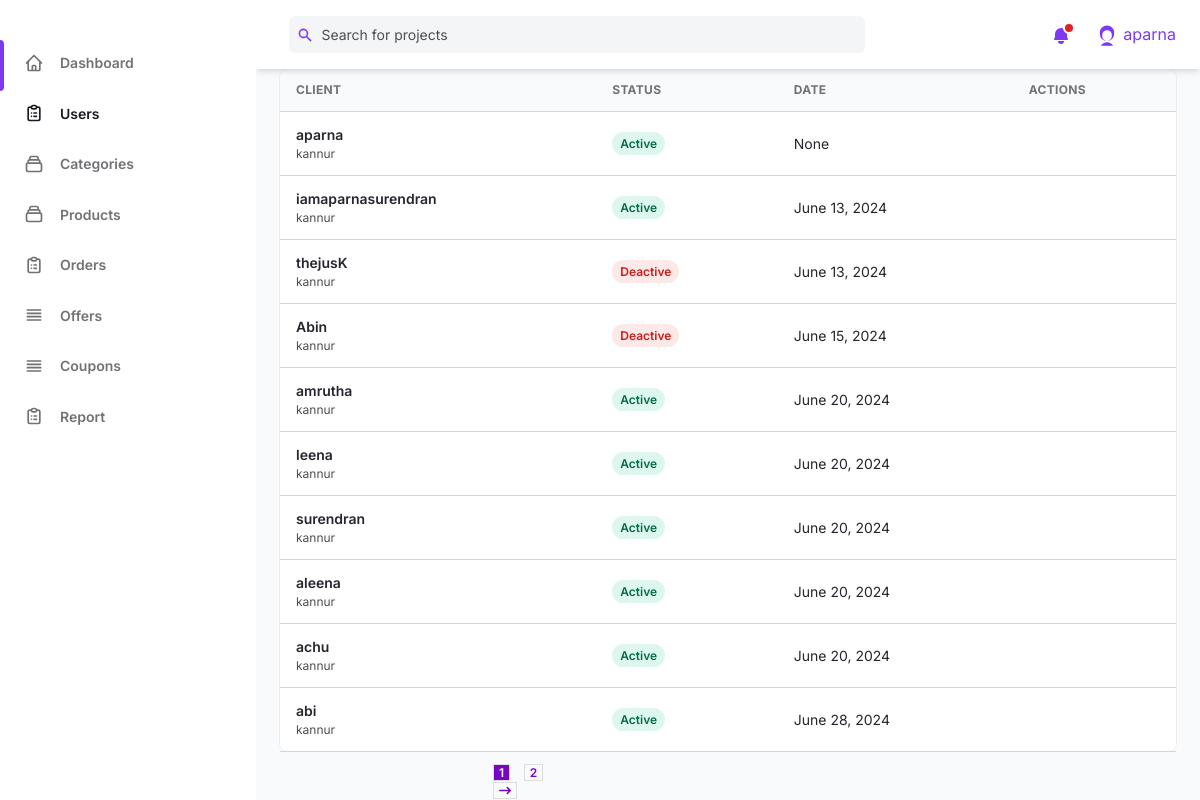
Screenshot of /admin_users/ (signed in) with the database file from the repository.
### user_accounts/models.py (models this page shows, shortened)
class CustomUser(AbstractUser):
    phone = models.CharField(max_length=12, unique=True, null=False)
    email = models.EmailField(unique=True)
    address = models.TextField(default=False)
    date_joined = models.DateField(default=timezone.now, null=True, blank=True)
    email_verified = models.BooleanField(default=False)
    USERNAME_FIELD = 'username'
    REQUIRED_FIELDS = []
    objects = UserManager()

### admin_user_management/views.py (the view)
# urls.py: path('admin_users/', views.admin_users, name='admin_view_users'),
@never_cache
@login_required(login_url='/admin_login/')
@user_passes_test(is_user_superuser)
def admin_users(request):
    customers=CustomUser.objects.all()
    paginator = Paginator(customers,10)
    page_number=request.GET.get('page')
    page_obj=paginator.get_page(page_number)
    admin_user = request.session.get('admin_user', None)
    context={
        'page_obj':page_obj,
        'admin':admin_user
    }
    return render(request,'Admin side/admin_view_users.html',context)

### admin_user_management/views.py (called while the page is built)
def is_user_superuser(user):
    return user.is_superuser

### templates/Admin side/admin_view_users.html (shortened to what this page needs)
{%load static%}
<!DOCTYPE html>
<html :class="{ 'theme-dark': dark }" x-data="data()" lang="en">
<head>
  <link rel="stylesheet" href="{%static 'css/tailwind.output.css'%}" />
  <link rel="stylesheet" href="https://cdnjs.cloudflare.com/ajax/libs/Chart.js/2.9.3/Chart.min.css" />
  <link rel="stylesheet" href="https://cdnjs.cloudflare.com/ajax/libs/font-awesome/6.0.0-beta3/css/all.min.css">
</head>
<body>
  <div class="flex h-screen bg-gray-50 dark:bg-gray-900">
    <aside class="z-20 hidden w-64 overflow-y-auto bg-white dark:bg-gray-800 md:block flex-shrink-0">
      <div class="py-4 text-gray-500 dark:text-gray-400">
        <ul class="mt-6">
          <li class="relative px-6 py-3">
            <span class="absolute inset-y-0 left-0 w-1 bg-purple-600 rounded-tr-lg rounded-br-lg"
              aria-hidden="true"></span>
            <a class="inline-flex items-center w-full text-sm font-semibold transition-colors duration-150 hover:text-gray-800 dark:hover:text-gray-200"
              href="{%url 'admin_dashboard'%}">
              <span class="ml-4">Dashboard</span>
            </a>
          </li>
        </ul>
        <ul>
          <li class="relative px-6 py-3">
            <a class="inline-flex items-center w-full text-sm font-semibold text-gray-800 transition-colors duration-150 hover:text-gray-800 dark:hover:text-gray-200 dark:text-gray-100"
              href="{%url 'admin_view_users'%}">
              <span class="ml-4">Users</span>
            </a>
          </li>
          <li class="relative px-6 py-3">
            <a class="inline-flex items-center w-full text-sm font-semibold transition-colors duration-150 hover:text-gray-800 dark:hover:text-gray-200"
              href="{%url 'admin_categories'%}">
              <span class="ml-4">Categories</span>
            </a>
          </li>
          <li class="relative px-6 py-3">
            <a class="inline-flex items-center w-full text-sm font-semibold transition-colors duration-150 hover:text-gray-800 dark:hover:text-gray-200"
              href="{%url 'admin_products'%}">
              <span class="ml-4">Products</span>
            </a>
          </li>
          <li class="relative px-6 py-3">
            <a class="inline-flex items-center w-full text-sm font-semibold transition-colors duration-150 hover:text-gray-800 dark:hover:text-gray-200"
              href="{%url 'admin_orders'%}">
              <span class="ml-4">Orders</span>
            </a>
          </li>
          <li class="relative px-6 py-3">
            <a class="inline-flex items-center w-full text-sm font-semibold transition-colors duration-150 hover:text-gray-800 dark:hover:text-gray-200"
                href="{%url 'admin_offers'%}">
                <svg class="w-5 h-5" aria-hidden="true" fill="none" stroke-linecap="round"
                    stroke-linejoin="round" stroke-width="2" viewBox="0 0 24 24" stroke="currentColor">
                    <path d="M4 6h16M4 10h16M4 14h16M4 18h16"></path>
                </svg>
                <span class="ml-4">Offers</span>
            </a>
          </li>
          <li class="relative px-6 py-3">
            <a class="inline-flex items-center w-full text-sm font-semibold transition-colors duration-150 hover:text-gray-800 dark:hover:text-gray-200"
              href="{%url 'admin_coupons'%}">
              <svg class="w-5 h-5" aria-hidden="true" fill="none" stroke-linecap="round" stroke-linejoin="round"
                stroke-width="2" viewBox="0 0 24 24" stroke="currentColor">
                <path d="M4 6h16M4 10h16M4 14h16M4 18h16"></path>
              </svg>
              <span class="ml-4">Coupons</span>
            </a>
          </li>
          <li class="relative px-6 py-3">
            <a class="inline-flex items-center w-full text-sm font-semibold transition-colors duration-150 hover:text-gray-800 dark:hover:text-gray-200"
              href="{%url 'report'%}">
              <span class="ml-4">Report</span>
            </a>
          </li>
      </div>
    </aside>
    <div class="flex flex-col flex-1 w-full">
      <header class="z-10 py-4 bg-white shadow-md dark:bg-gray-800">
        <div
          class="container flex items-center justify-between h-full px-6 mx-auto text-purple-600 dark:text-purple-300">
          <div class="flex justify-center flex-1 lg:mr-32">
            <div class="relative w-full max-w-xl mr-6 focus-within:text-purple-500">
              <div class="absolute inset-y-0 flex items-center pl-2">
                <svg class="w-4 h-4" aria-hidden="true" fill="currentColor" viewBox="0 0 20 20">
                  <path fill-rule="evenodd"
                    d="M8 4a4 4 0 100 8 4 4 0 000-8zM2 8a6 6 0 1110.89 3.476l4.817 4.817a1 1 0 01-1.414 1.414l-4.816-4.816A6 6 0 012 8z"
                    clip-rule="evenodd"></path>
                </svg>
              </div>
              <input
                class="w-full pl-8 pr-2 text-sm text-gray-700 placeholder-gray-600 bg-gray-100 border-0 rounded-md dark:placeholder-gray-500 dark:focus:shadow-outline-gray dark:focus:placeholder-gray-600 dark:bg-gray-700 dark:text-gray-200 focus:placeholder-gray-500 focus:bg-white focus:border-purple-300 focus:outline-none focus:shadow-outline-purple form-input"
                type="text" placeholder="Search for projects" aria-label="Search" />
            </div>
          </div>
          <ul class="flex items-center flex-shrink-0 space-x-6">
            <li class="relative">
              <button class="relative align-middle rounded-md focus:outline-none focus:shadow-outline-purple"
                @click="toggleNotificationsMenu" @keydown.escape="closeNotificationsMenu" aria-label="Notifications"
                aria-haspopup="true">
                <svg class="w-5 h-5" aria-hidden="true" fill="currentColor" viewBox="0 0 20 20">
                  <path
                    d="M10 2a6 6 0 00-6 6v3.586l-.707.707A1 1 0 004 14h12a1 1 0 00.707-1.707L16 11.586V8a6 6 0 00-6-6zM10 18a3 3 0 01-3-3h6a3 3 0 01-3 3z">
                  </path>
                </svg>
                <span aria-hidden="true"
                  class="absolute top-0 right-0 inline-block w-3 h-3 transform translate-x-1 -translate-y-1 bg-red-600 border-2 border-white rounded-full dark:border-gray-800"></span>
              </button>
            </li>
            <li class="relative">
              <button class="align-middle rounded-full focus:shadow-outline-purple focus:outline-none"
                @click="toggleProfileMenu" @keydown.escape="closeProfileMenu" aria-label="Account" aria-haspopup="true">
                <svg class="w-6 h-6 text-purple-600 dark:text-purple-300" fill="currentColor" viewBox="0 0 20 20"
                  xmlns="http://www.w3.org/2000/svg">
                  <path fill-rule="evenodd"
                    d="M10 2a6 6 0 00-6 6v1a6 6 0 1012 0V8a6 6 0 00-6-6zm-4 8a4 4 0 118 0v1a4 4 0 11-8 0V10zm4 6a6 6 0 00-5.14 3h10.28A6 6 0 0010 16z"
                    clip-rule="evenodd"></path>
                </svg>
              </button>
              <span>{{admin}}</span>
            </li>
          </ul>
        </div>
      </header>
      <main class="h-full overflow-y-auto">
        <div class="container px-6 mx-auto grid ">
          <div class="w-full overflow-hidden rounded-lg shadow-xs">
            <div class="w-full overflow-x-auto">
              <table class="w-full whitespace-no-wrap">
                <thead>
                  <tr
                    class="text-xs font-semibold tracking-wide text-left text-gray-500 uppercase border-b dark:border-gray-700 bg-gray-50 dark:text-gray-400 dark:bg-gray-800">
                    <th class="px-4 py-3">Client</th>
                    <th class="px-4 py-3">Status</th>
                    <th class="px-4 py-3">Date</th>
                    <th class="px-4 py-3">Actions</th>
                  </tr>
                </thead>
                <tbody class="bg-white divide-y dark:divide-gray-700 dark:bg-gray-800">
                  {% for customer in page_obj.object_list %}
                  <tr class="text-gray-700 dark:text-gray-400">
                    <td class="px-4 py-3">
                      <div class="flex items-center text-sm">
                        <div>
                          <p class="font-semibold">{{ customer.username }}</p>
                          <p class="text-xs text-gray-600 dark:text-gray-400">kannur</p>
                        </div>
                      </div>
                    </td>
                    <td class="px-4 py-3 text-xs">
                      {% if customer.is_active %}
                      <span
                        class="px-2 py-1 font-semibold leading-tight text-green-700 bg-green-100 rounded-full dark:bg-green-700 dark:text-green-100">
                        Active
                      </span>
                      {% else %}
                      <span
                        class="px-2 py-1 font-semibold leading-tight text-red-700 bg-red-100 rounded-full dark:bg-red-700 dark:text-red-100">
                        Deactive
                      </span>
                      {% endif %}
                    </td>
                    <td class="px-4 py-3 text-sm">
                      {{ customer.date_joined }}
                    </td>
                    <td class="px-4 py-3">
                      <div class="flex items-center space-x-4 text-sm">
                      </div>
                    </td>
                  </tr>
                  {% endfor %}
                </tbody>
              </table>
            </div>
          </div>
          <div
            class="grid px-4 py-3 text-xs font-semibold tracking-wide text-gray-500 uppercase border-t dark:border-gray-700 bg-gray-50 sm:grid-cols-9 dark:text-gray-400 dark:bg-gray-800">
            <span class="col-span-2"></span>
            <div class="product__pagination">
              {% for num in page_obj.paginator.page_range %}
              {% if page_obj.number == num %}
              <a href="#" class="active">{{ num }}</a>
              {% else %}
              <a href="?page={{num }}">{{ num }}</a>
              {% endif %}
              {% endfor %}
              {% if page_obj.has_next %}
              <a href="?page={{ page_obj.next_page_number }}"><i class="fa fa-long-arrow-right"></i></a>
              {% endif %}
            </div>
          </div>
        </div>
      </main>
    </div>
  </div>
</body>
</html>

### templates/Admin side/admin_view_users.html (style rules this page uses)
.product__pagination a { margin: 0 5px; padding: 0px 5px; text-decoration: none; border: 1px solid #ddd; color: rgb(120, 5, 197); }
.product__pagination a.active { background-color: rgb(120, 5, 197); color: #fff; }

### rows the page displays
CustomUser: username "aparna", is_active "Active", date_joined "None"
CustomUser: username "iamaparnasurendran", is_active "Active", date_joined "June 13, 2024"
CustomUser: username "thejusK", is_active "Deactive", date_joined "June 13, 2024"
CustomUser: username "Abin", is_active "Deactive", date_joined "June 15, 2024"
CustomUser: username "amrutha", is_active "Active", date_joined "June 20, 2024"
CustomUser: username "leena", is_active "Active", date_joined "June 20, 2024"
CustomUser: username "surendran", is_active "Active", date_joined "June 20, 2024"
CustomUser: username "aleena", is_active "Active", date_joined "June 20, 2024"
CustomUser: username "achu", is_active "Active", date_joined "June 20, 2024"
CustomUser: username "abi", is_active "Active", date_joined "June 28, 2024"

### other values shown
{{ admin }} "aparna"
{{ num }} "1"
{{ num }} "2"
